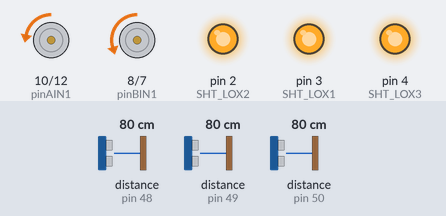
Bench run of a sketch on a simulated Arduino Uno, built with avr-gcc and run on an emulated ATmega328P. On the bench: motor-driver pin pairs drawn as motors (green arrow = first pin HIGH = forward, orange = second pin HIGH = backward, longer = more drive, scaled by the enable pin), output pins drawn as LEDs (lit = HIGH). The inputs (shaded band) are chosen by the test bench; at power-on: distance to the obstacle (sensors on pin 48, pin 50, pin 49) 80 cm.

Above: at 1.2 s.
1.3 s: distance to the obstacle (sensor on pin 48) set to 2 cm
At 2.5 s:
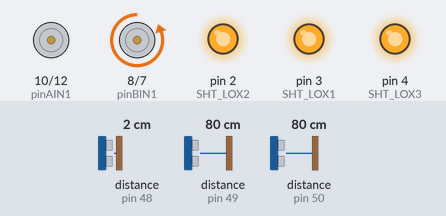
2.8 s: distance to the obstacle (sensor on pin 50) set to 4 cm
At 3.6 s:
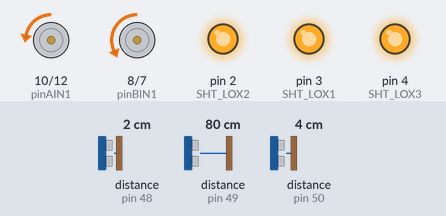
4.4 s: distance to the obstacle (sensor on pin 50) set to 9 cm
At 5.7 s:
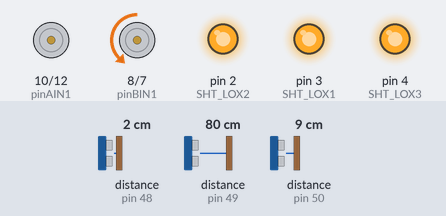
6.0 s: distance to the obstacle (sensor on pin 48) set to 18 cm
At 6.7 s:
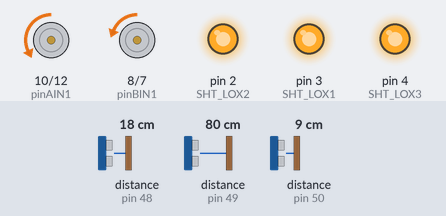
7.7 s: distance to the obstacle (sensor on pin 50) set to 35 cm
At 8.9 s:
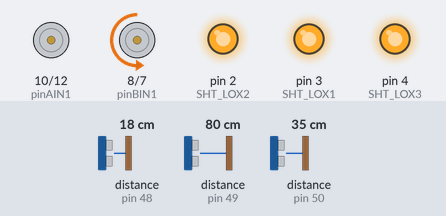
9.3 s: distance to the obstacle (sensor on pin 50) set to 120 cm
At 9.8 s:
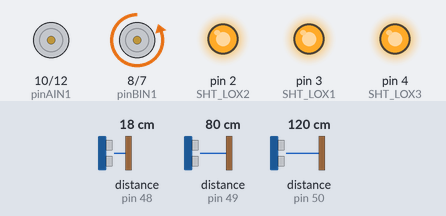
Timing chart, 0 to 11.8 s (numbered marks = the images above; inputs shaded):
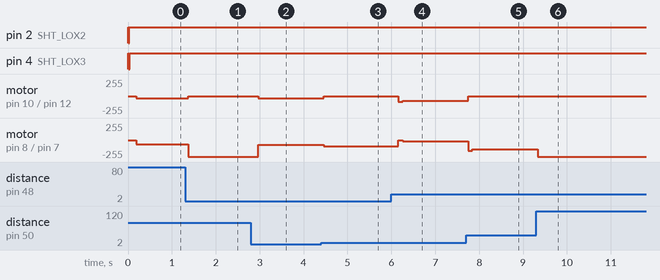

Measured:
- after the input at 1.3 s, motor on pin 10 (pinAIN1) / pin 12 (pinAIN2): backward 30/255 → stopped after 0.08 s; motor on pin 8 (pinBIN1) / pin 7 (pinBIN2): backward 60/255 → backward 254/255 after 0.08 s
- after the input at 2.8 s, motor on pin 10 (pinAIN1) / pin 12 (pinAIN2): stopped → backward 30/255 after 0.17 s; motor on pin 8 (pinBIN1) / pin 7 (pinBIN2): backward 254/255 → backward 69/255 after 0.17 s
- after the input at 4.4 s, motor on pin 10 (pinAIN1) / pin 12 (pinAIN2): backward 30/255 → stopped after 0.06 s; motor on pin 8 (pinBIN1) / pin 7 (pinBIN2): backward 69/255 → backward 96/255 after 0.06 s, → backward 91/255 0.10 s later
- after the input at 6.0 s, motor on pin 10 (pinAIN1) / pin 12 (pinAIN2): stopped → backward 86/255 after 0.15 s, → backward 70/255 0.10 s later; motor on pin 8 (pinBIN1) / pin 7 (pinBIN2): backward 91/255 → backward 3/255 after 0.15 s, → backward 19/255 0.10 s later
- after the input at 7.7 s, motor on pin 10 (pinAIN1) / pin 12 (pinAIN2): backward 70/255 → stopped after 0.05 s; motor on pin 8 (pinBIN1) / pin 7 (pinBIN2): backward 19/255 → backward 162/255 after 0.05 s, → backward 136/255 0.10 s later
- after the input at 9.3 s, motor on pin 8 (pinBIN1) / pin 7 (pinBIN2): backward 136/255 → backward 254/255 at once

The sketch:

Laberinto_22.ino
```cpp
#include <Adafruit_VL6180X.h>

#define pinPWMA  11
#define pinAIN2  12
#define pinAIN1  10
#define pinBIN1  8
#define pinBIN2  7
#define pinPWMB  6
#define pinSTBY  9

// address we will assign if dual sensor is present
#define LOX1_ADDRESS 0x30
#define LOX2_ADDRESS 0x31
#define LOX3_ADDRESS 0x32

// set the pins to shutdown
#define SHT_LOX1 3  //Izquierda, a ajustar, que no se en que orden los puse,
#define SHT_LOX2 2  //Centro
#define SHT_LOX3 4  //Derecha


// objects for the VL6180X
Adafruit_VL6180X lox1 = Adafruit_VL6180X();
Adafruit_VL6180X lox2 = Adafruit_VL6180X();
Adafruit_VL6180X lox3 = Adafruit_VL6180X();

//MOTORS//
const int pinMotorA[3] = { pinPWMA, pinAIN2, pinAIN1 };
const int pinMotorB[3] = { pinPWMB, pinBIN2, pinBIN1 };

//PID VALUES//
float kp=0.45, kd=0.1, ki=0; //80mm centro, 1mm minimo que lee, 100 de vel y maximo que regulamos - 80/100
//PROGRAM VARIABLES//
float vn=60;
float cor=0, e=0, eprev=0, sum=0;
float pos=0;
float reg=0;
float va=0, vb=0, vcb=30;
int Lectura[3];
int Centro = 40;  //Medidas en mm
int Limite = 30;
int Limite2 = 30;
int T = 20000;
int flag = 0;
float Timer = 0;


//Funciones que controlan el vehiculo
void Forward(int speedA, int speedB){
    moveMotorForward(pinMotorA, speedA);
    moveMotorForward(pinMotorB, speedB);
}

void Back(int speedA, int speedB){
    moveMotorBackward(pinMotorA, speedA);
    moveMotorBackward(pinMotorB, speedB);
}

void turnRight(int rotspeed){
    moveMotorForward(pinMotorA, rotspeed);
    moveMotorBackward(pinMotorB, rotspeed);
}

void turnLeft(int rotspeed){
    moveMotorBackward(pinMotorA, rotspeed);
    moveMotorForward(pinMotorB, rotspeed);
}

void Stop(){
  disableMotors();
  stopMotor(pinMotorA);
  stopMotor(pinMotorB);
  enableMotors();
}

//Funciones que controlan los motores
void moveMotorForward(const int pinMotor[3], int Speed){
  digitalWrite(pinMotor[1], HIGH);
  digitalWrite(pinMotor[2], LOW);
  analogWrite(pinMotor[0], Speed);
}
void moveMotorBackward(const int pinMotor[3], int Speed){
  digitalWrite(pinMotor[1], LOW);
  digitalWrite(pinMotor[2], HIGH);
  analogWrite(pinMotor[0], Speed);
}
void stopMotor(const int pinMotor[3]){
  digitalWrite(pinMotor[1], LOW);
  digitalWrite(pinMotor[2], LOW);
  analogWrite(pinMotor[0], 0);
}
void enableMotors() {digitalWrite(pinSTBY, HIGH);}
void disableMotors(){digitalWrite(pinSTBY, LOW);}

float regulator(float e){
  cor = (kp*e) + (kd*(e- eprev)) + (ki*sum);
  eprev = e;
  sum = sum + e;
  return cor;
  }

void setID() {
  // all reset
  digitalWrite(SHT_LOX1, LOW);
  digitalWrite(SHT_LOX2, LOW);
  digitalWrite(SHT_LOX3, LOW);
  delay(10);
  // all unreset
  digitalWrite(SHT_LOX1, HIGH);
  digitalWrite(SHT_LOX2, HIGH);
  digitalWrite(SHT_LOX3, HIGH);
  delay(10);
  // activating LOX1
  digitalWrite(SHT_LOX1, HIGH);
  digitalWrite(SHT_LOX2, LOW);
  digitalWrite(SHT_LOX3, LOW);
  lox1.begin();
  lox1.setAddress(LOX1_ADDRESS);
  delay(10);
  // activating LOX2
  digitalWrite(SHT_LOX2, HIGH);
  delay(10);
  lox2.begin();
  lox2.setAddress(LOX2_ADDRESS);
  // activating LOX3
  digitalWrite(SHT_LOX3, HIGH);
  delay(10);
  lox3.begin();
  lox3.setAddress(LOX3_ADDRESS);
}

void setup()
{
  Serial.begin(9600);
  pinMode(pinAIN2, OUTPUT);
  pinMode(pinAIN1, OUTPUT);
  pinMode(pinPWMA, OUTPUT);
  pinMode(pinBIN1, OUTPUT);
  pinMode(pinBIN2, OUTPUT);
  pinMode(pinPWMB, OUTPUT);
  pinMode(SHT_LOX1, OUTPUT);
  pinMode(SHT_LOX2, OUTPUT);
  pinMode(SHT_LOX3, OUTPUT);

  setID();
  do {
    disableMotors ();
    Lectura[1] = lox2.readRange();
  }
  while(Lectura[1] < 40);
  enableMotors();
}

void loop() {
  Lectura[0] = lox1.readRange();
  Lectura[1] = lox2.readRange();
  Lectura[2] = lox3.readRange();

    e = Lectura[0] - Lectura[2];
    reg = regulator(e);
    va = vn - vcb + reg;
    vb = vn - reg;


  if(va>255){va=254;}
  if(vb>255){vb=254;}
  if(va<0){va=0;}
  if(vb<0){vb=0;}


/*  if (Lectura[1] >= Limite){
    Back(vn,vn);
    delay(1);
  if ((Lectura[1] >= Limite) && (Lectura[0] >= Limite2) && (Lectura[2] >= Limite2)) {
      turnRight(vn);
      delay (20);
    }
  if((Lectura[1] >= Limite) && (Lectura[0] <= Limite2)){
    turnRight(vn);
    delay (45);
   }
  } */
  else {
  Forward (va,vb);
}
}
```
